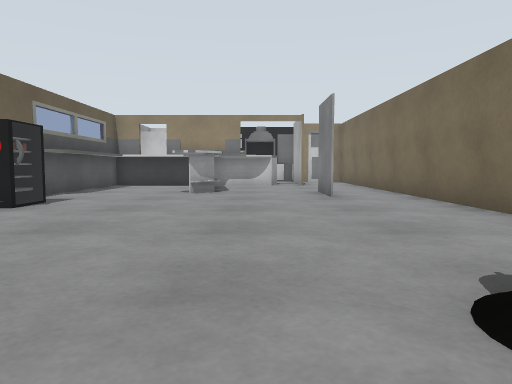
View 1 (above)

12 first-person views from a walk through a world built for the Gazebo simulator. The camera is 0.72 m above the floor, tilts 4° down and sees 70° across. The floor is counted in squares, 1 m on a side. Each view is taken from the middle of a square. On the plan, view 1 faces up. The plan holds only what a view shows up to about 11 squares ahead; the rest is blank. Robots are left out. Some surface patterns are stand-ins.

View 2
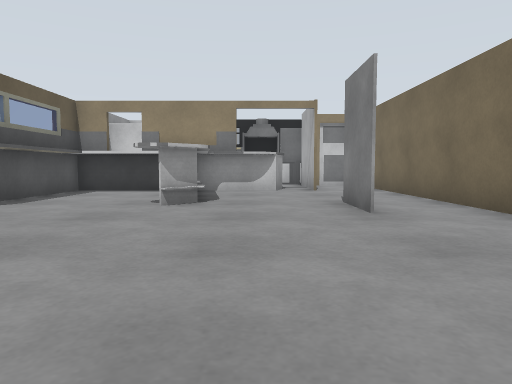

View 3
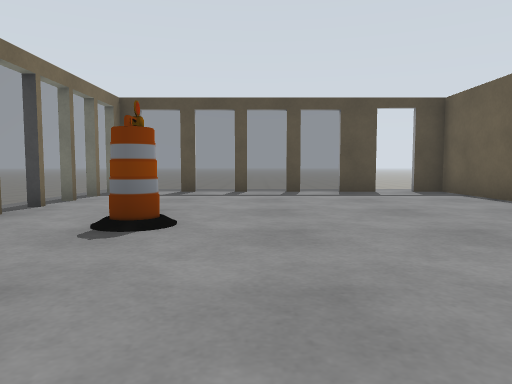

View 4
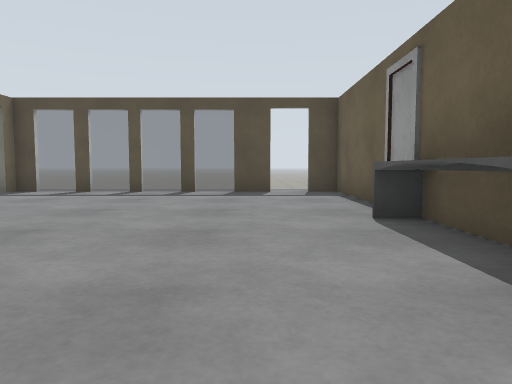

View 5
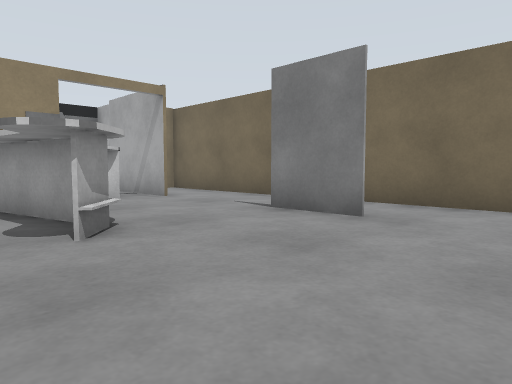

View 6
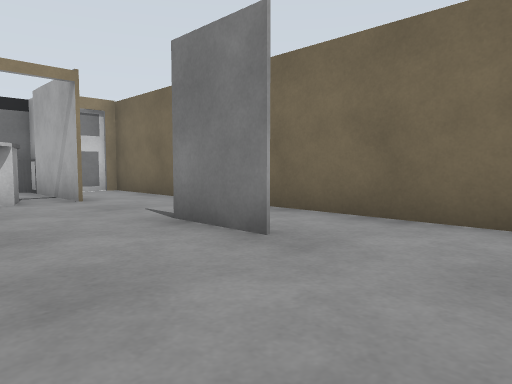

View 7
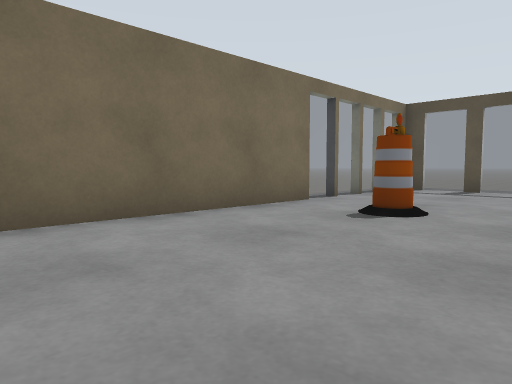

View 8
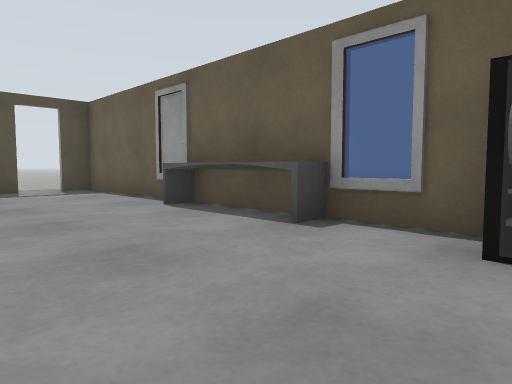

View 9
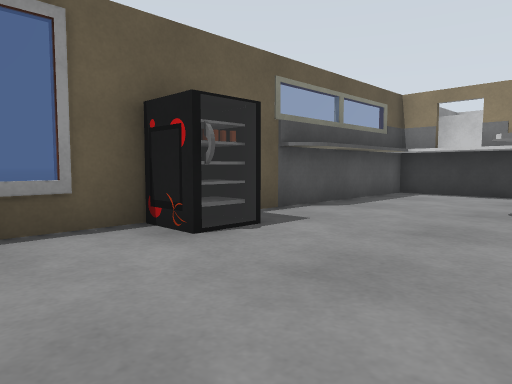

View 10
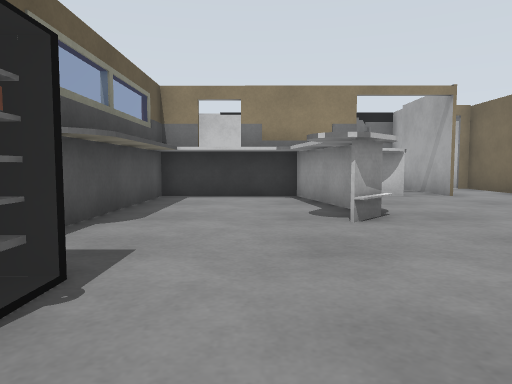

View 11
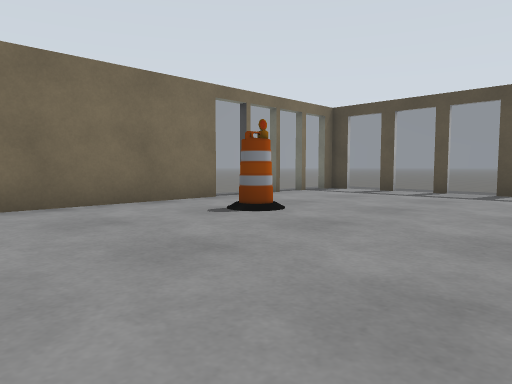

View 12
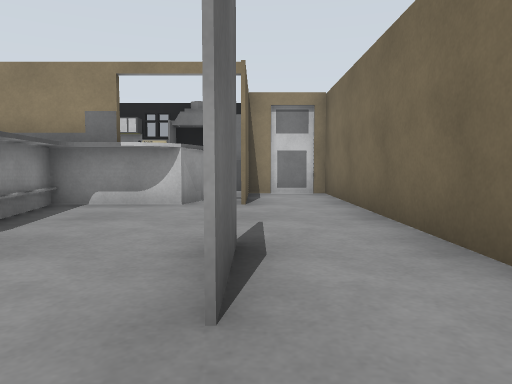

### Floor plan
Key: @ floor where view 1 was taken; # wall or solid block; . main floor; - floor 0.2 m lower than the main floor; = window, fence, low wall or low ledge; B grey box; A barrel.
Columns run from 5 left of view 1 to 5 right of it. Each row starts with its distance up from view 1.
 18    #####
 17        ###
 16 ###    #.#
 15 ###  ###.#
 14 ######.#.#
 13 ####.....#
 12 #..##....#
 11 #..##....#
 10 #..##..B.#
  9 #......B.#
  8 #........#
  7 #=.......#
  6 #........#
  5 =........#
  4 #........#
  3 #........#
  2 #.....AA.#
  1 #......A.#
  0 #....@...=
 -1 #........=-
 -2 #........=-
 -3 #........=-
 -4 #.#=#==#=#
 -5    ......

Positions as (right, up) in squares from view 1, and headings:
1: (0, 0), facing up
2: (0, 3), facing up
3: (0, 6), facing down
4: (-3, 6), facing down
5: (-3, 6), facing up-right
6: (-1, 6), facing up-right
7: (-1, 7), facing down-right
8: (-1, 7), facing down-left
9: (-1, 4), facing up-left
10: (-3, 5), facing up
11: (-3, 6), facing down-right
12: (2, 7), facing up
